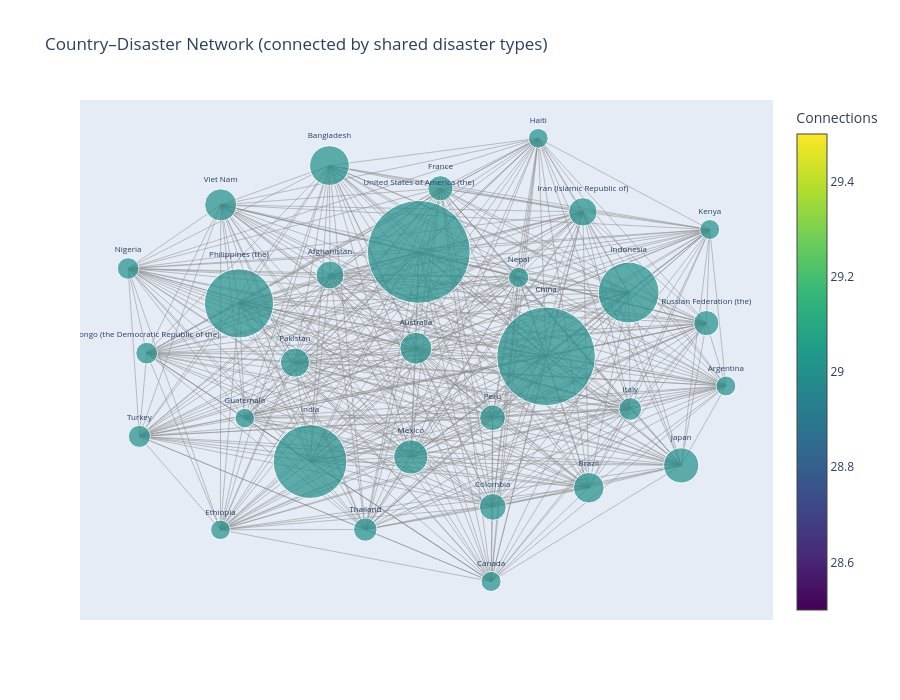

Notebook code cell kept with this figure:
### Code cell
# --- Network Diagram ---
from src.visualization.diagrams import country_disaster_network

network_fig = country_disaster_network()
network_fig.show()

### Figure 1 — Plotly figure (JSON) as saved in the notebook; plotly's stock layout.template omitted (floating-point values rounded to 4 significant figures; data arrays with more than 128 entries replaced by an {"elided": "..."} marker saying what was removed)
{"data": [{"hoverinfo": "none", "line": {"color": "#888", "width": 0.5}, "mode": "lines", "type": "scatter", "x": {"elided": "1305 float values"}, "y": {"elided": "1305 float values"}}, {"hoverinfo": "text", "hovertext": ["United States of America (the)<br>Disasters: 949<br>Connections: 29", "China<br>Disasters: 906<br>Connections: 29", "India<br>Disasters: 658<br>Connections: 29", "Philippines (the)<br>Disasters: 612<br>Connections: 29", "Indonesia<br>Disasters: 528<br>Connections: 29", "Bangladesh<br>Disasters: 317<br>Connections: 29", "Japan<br>Disasters: 272<br>Connections: 29", "Mexico<br>Disasters: 262<br>Connections: 29", "Viet Nam<br>Disasters: 241<br>Connections: 29", "Australia<br>Disasters: 240<br>Connections: 29", "Brazil<br>Disasters: 227<br>Connections: 29", "Pakistan<br>Disasters: 213<br>Connections: 29", "Iran (Islamic Republic of)<br>Disasters: 205<br>Connections: 29", "Afghanistan<br>Disasters: 200<br>Connections: 29", "Colombia<br>Disasters: 188<br>Connections: 29", "Peru<br>Disasters: 178<br>Connections: 29", "France<br>Disasters: 173<br>Connections: 29", "Russian Federation (the)<br>Disasters: 173<br>Connections: 29", "Thailand<br>Disasters: 155<br>Connections: 29", "Italy<br>Disasters: 147<br>Connections: 29", "Turkey<br>Disasters: 141<br>Connections: 29", "Congo (the Democratic Republic of the)<br>Disasters: 138<br>Connections: 29", "Nigeria<br>Disasters: 136<br>Connections: 29", "Nepal<br>Disasters: 123<br>Connections: 29", "Canada<br>Disasters: 121<br>Connections: 29", "Argentina<br>Disasters: 119<br>Connections: 29", "Kenya<br>Disasters: 119<br>Connections: 29", "Haiti<br>Disasters: 117<br>Connections: 29", "Ethiopia<br>Disasters: 116<br>Connections: 29", "Guatemala<br>Disasters: 115<br>Connections: 29"], "marker": {"color": [29, 29, 29, 29, 29, 29, 29, 29, 29, 29, 29, 29, 29, 29, 29, 29, 29, 29, 29, 29, 29, 29, 29, 29, 29, 29, 29, 29, 29, 29], "colorbar": {"title": {"text": "Connections"}}, "colorscale": [[0, "#440154"], [0.1111, "#482878"], [0.2222, "#3e4989"], [0.3333, "#31688e"], [0.4444, "#26828e"], [0.5556, "#1f9e89"], [0.6667, "#35b779"], [0.7778, "#6ece58"], [0.8889, "#b5de2b"], [1, "#fde725"]], "line": {"width": 1}, "size": [102.9, 98.6, 73.8, 69.2, 60.8, 39.7, 35.2, 34.2, 32.1, 32, 30.7, 29.3, 28.5, 28, 26.8, 25.8, 25.3, 25.3, 23.5, 22.7, 22.1, 21.8, 21.6, 20.3, 20.1, 19.9, 19.9, 19.7, 19.6, 19.5]}, "mode": "markers+text", "text": ["United States of America (the)", "China", "India", "Philippines (the)", "Indonesia", "Bangladesh", "Japan", "Mexico", "Viet Nam", "Australia", "Brazil", "Pakistan", "Iran (Islamic Republic of)", "Afghanistan", "Colombia", "Peru", "France", "Russian Federation (the)", "Thailand", "Italy", "Turkey", "Congo (the Democratic Republic of the)", "Nigeria", "Nepal", "Canada", "Argentina", "Kenya", "Haiti", "Ethiopia", "Guatemala"], "textfont": {"size": 8}, "textposition": "top center", "type": "scatter", "x": [-0.03955, 0.3157, -0.3427, -0.5409, 0.5458, -0.2887, 0.6924, -0.06173, -0.592, -0.04762, 0.4346, -0.3848, 0.4183, -0.287, 0.167, 0.1662, 0.021, 0.7626, -0.1886, 0.5504, -0.8187, -0.7983, -0.8501, 0.239, 0.1622, 0.8172, 0.7721, 0.2939, -0.5928, -0.5248], "y": [0.4527, -0.007824, -0.4716, 0.2257, 0.2734, 0.8331, -0.4886, -0.4513, 0.6599, 0.02783, -0.587, -0.03556, 0.6288, 0.3508, -0.6715, -0.2782, 0.7329, 0.1386, -0.7713, -0.2401, -0.3606, 0.006243, 0.3794, 0.3403, -1, -0.1384, 0.5513, 0.9533, -0.7722, -0.28]}], "layout": {"height": 700, "hovermode": "closest", "showlegend": false, "title": {"text": "Country–Disaster Network (connected by shared disaster types)"}, "width": 900, "xaxis": {"showgrid": false, "showticklabels": false, "zeroline": false}, "yaxis": {"showgrid": false, "showticklabels": false, "zeroline": false}}}
